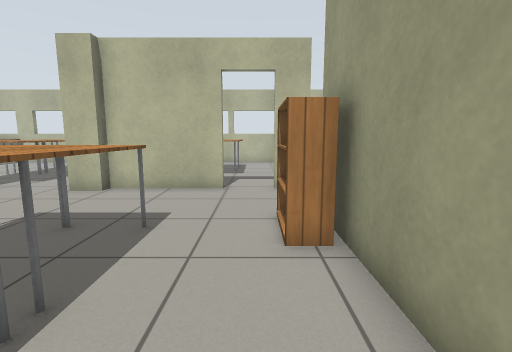
[1] (above)

23 first-person views from a walk through a Gazebo world. The camera is 0.9 m above the floor, tilts 8° down and sees 85° across. The floor is counted in squares, 0.5 m on a side. Each view is taken from the middle of a square. On the plan, view 1 faces up. The plan holds only what a view shows up to about 15 squares ahead; the rest is blank. The place goes on beyond the plan. Robots are left out. Gazebo's built-in surfaces are drawn with simple patterns.

[2]
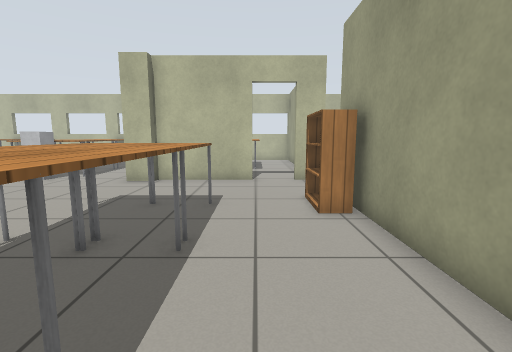

[3]
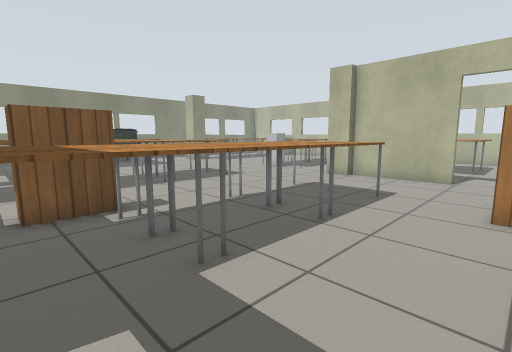

[4]
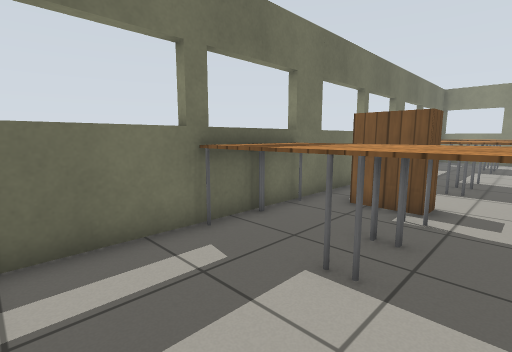

[5]
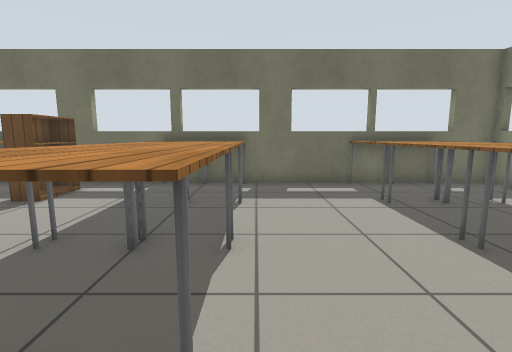

[6]
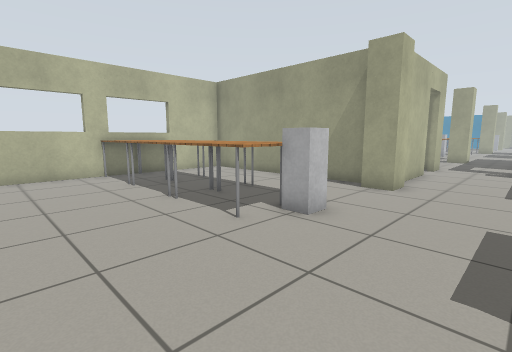

[7]
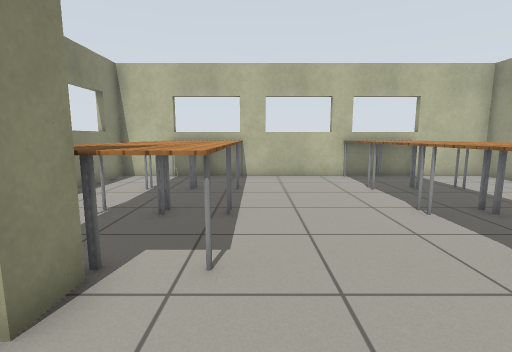

[8]
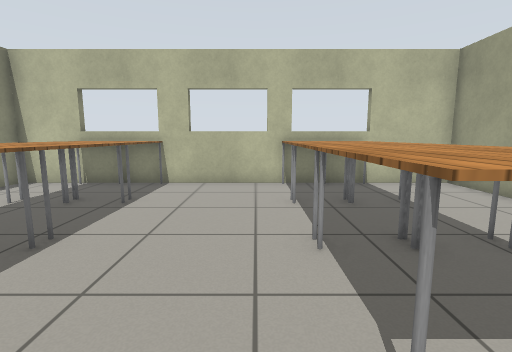

[9]
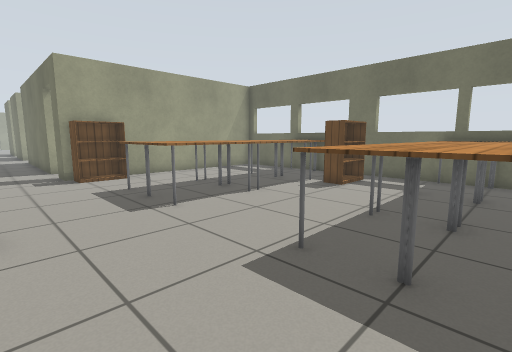

[10]
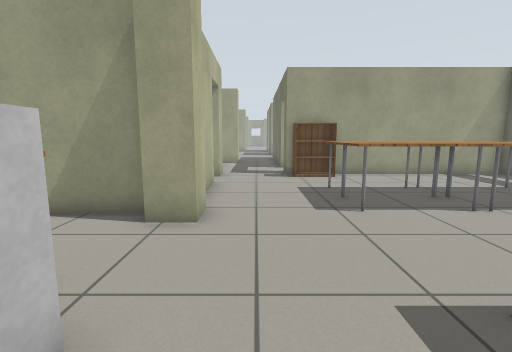

[11]
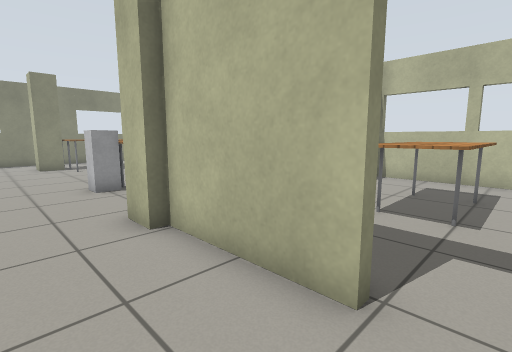

[12]
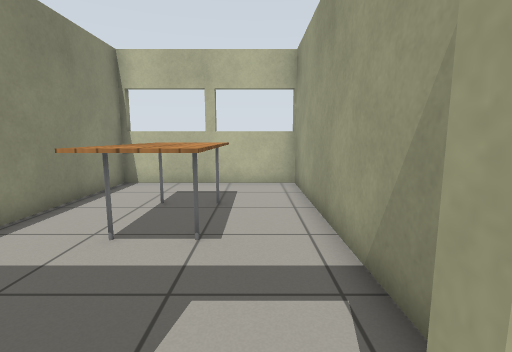

[13]
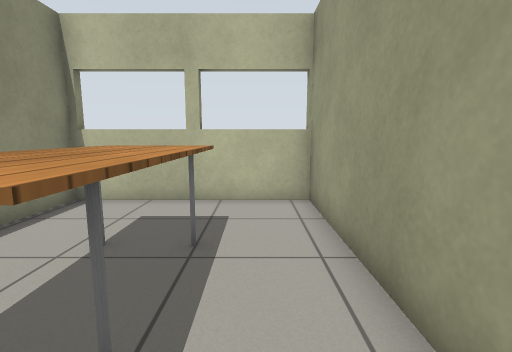

[14]
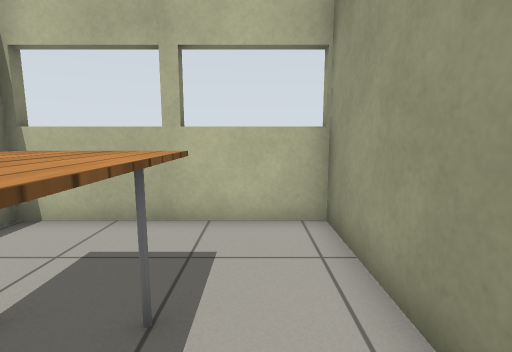

[15]
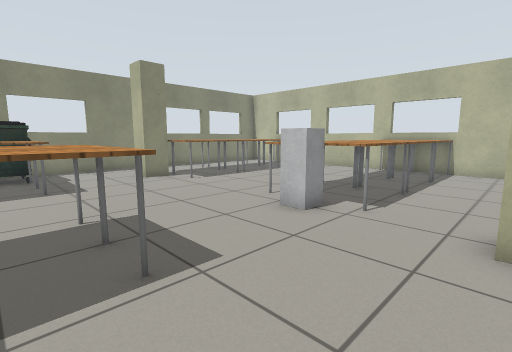

[16]
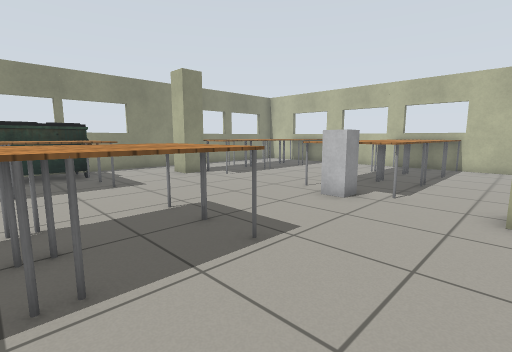

[17]
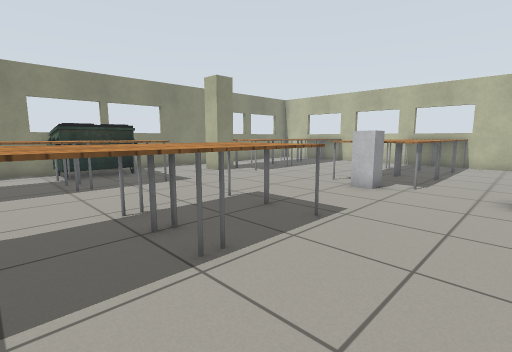

[18]
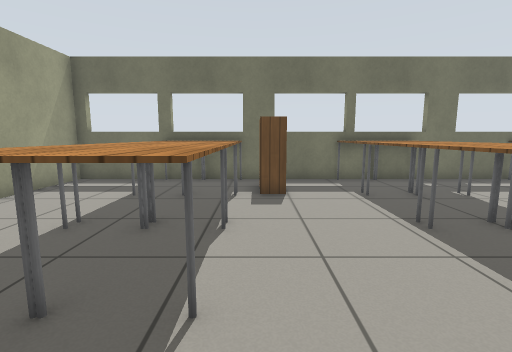

[19]
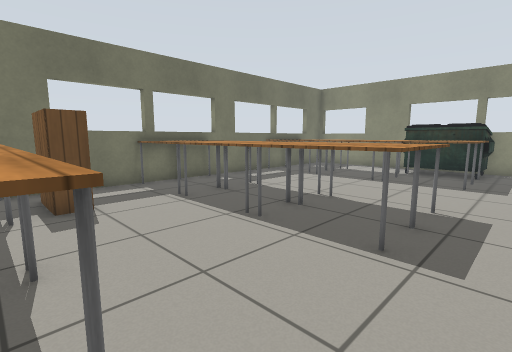

[20]
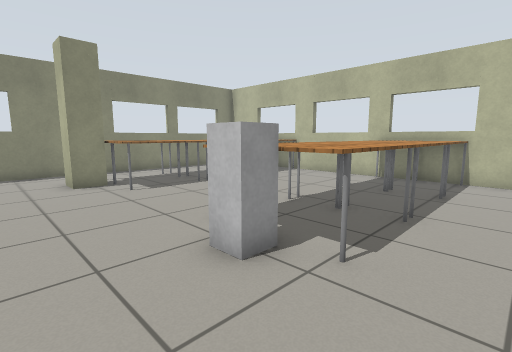

[21]
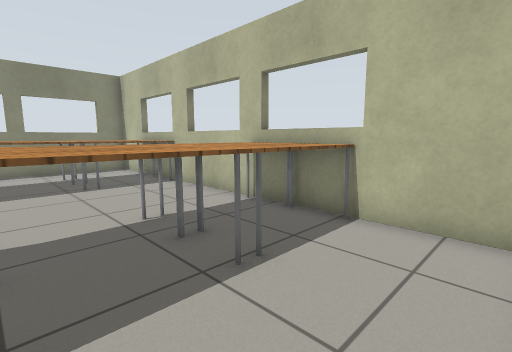

[22]
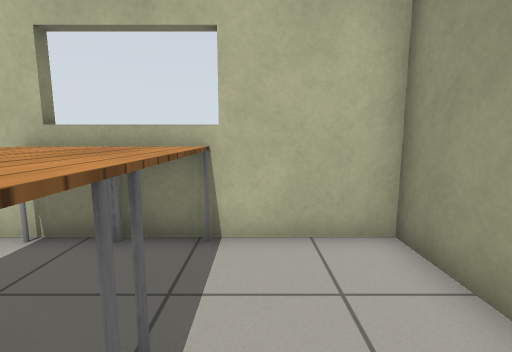

[23]
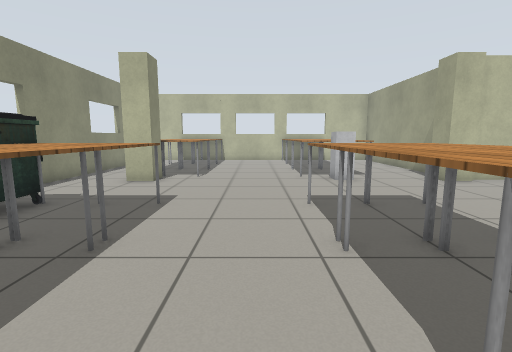

### Floor plan
Points are (right, up) in squares from view 1. A wall is a line through its corners. A room is listed if a view was taken in it or the views show most of it. See-through windows are left out.
Room 1 (views 1, 2, 3, 4, 5, 6, 7, 8, 9, 10, 11, 12, 15, 16, 17, 18, 19, 20, 21, 22, 23)
walls: (-5.5, 10.6) (-5.5, 19.9) (-18.5, 19.9); (-18.2, 10.4) (-18.2, 9.2); (-1.1, 9.7) (-5.2, 9.7) (-5.2, 9.3) (-6.3, 9.3) (-6.3, 10.4); (1.9, 9.7) (0.6, 9.7); (-18.5, -3.8) (1.5, -3.8) (1.5, 6.5)
ways out: open door at (-0.5, 10) to room 2; opening at (2, 8.5)
objects: table (-18, -3) to (-18, -1); table (-18, 0) to (-18, 2); table (-18, 3) to (-18, 6); table (-18, 11) to (-18, 13); table (-18, 14) to (-18, 16); table (-18, 17) to (-18, 19); table (-17, -3) to (-17, -1); table (-17, 0) to (-17, 2); table (-17, 3) to (-17, 6); table (-17, 10) to (-17, 13); table (-17, 15) to (-17, 16); table (-17, 17) to (-17, 19); table (-13, -3) to (-11, -1); table (-13, 0) to (-11, 2); table (-13, 3) to (-11, 6); table (-12, 10) to (-11, 13); table (-12, 14) to (-11, 16); table (-12, 17) to (-11, 19); white box (-11, 10) to (-10, 10); table (-10, -3) to (-9, -1); table (-10, 0) to (-9, 2); table (-10, 3) to (-9, 6); table (-10, 10) to (-9, 13); table (-10, 14) to (-9, 16); table (-10, 17) to (-9, 19); bookshelf (-7, -2) to (-6, -1); table (-5, -3) to (-4, -1); table (-5, 0) to (-4, 2); table (-5, 3) to (-4, 6); table (-3, -3) to (-2, -1); table (-3, 0) to (-2, 2); table (-3, 3) to (-2, 6); bookshelf (0, 4) to (1, 6)
Room 2 (views 13, 14)
walls: (1.5, 10.1) (1.5, 20.2); (1.6, 19.9) (-5.2, 19.9) (-5.2, 14.5)
ways out: open door at (-0.5, 10) to room 1
objects: table (-3, 13) to (-1, 17)

Where each view was taken, in squares from view 1:
view 1: 0 up, 0 right, facing up
view 2: 2 down, 1 left, facing up
view 3: 3 down, 1 right, facing up-left
view 4: 1 up, 1 right, facing down-left
view 5: 7 up, 13 left, facing down
view 6: 6 up, 16 left, facing up-right
view 7: 7 up, 16 left, facing up
view 8: 9 up, 13 left, facing up
view 9: 9 up, 12 left, facing down-right
view 10: 8 up, 12 left, facing right
view 11: 7 up, 0 right, facing up-left
view 12: 9 up, 0 right, facing up
view 13: 12 up, 0 right, facing up
view 14: 14 up, 0 right, facing up
view 15: 4 up, 6 left, facing up-left
view 16: 2 up, 6 left, facing up-left
view 17: 0 up, 6 left, facing up-left
view 18: 8 up, 6 left, facing down
view 19: 7 up, 5 left, facing down-left
view 20: 7 up, 7 left, facing up-left
view 21: 14 up, 6 left, facing up-left
view 22: 15 up, 8 left, facing up
view 23: 2 down, 14 left, facing up
